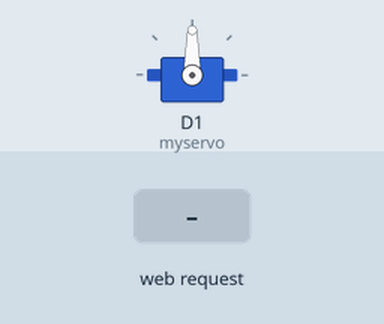
Recording of a sketch running on a simulated ESP8266 (Wemos D1 mini). Shown: servo. The inputs (shaded band) are chosen by the test bench. WiFi joins after 1.5 s; servers stay silent unless stated; what the sketch prints to the serial monitor is not drawn.

Above: at 2.7 s.
2.8 s: HTTP request GET /LANDSCAPE received
At 3.1 s:
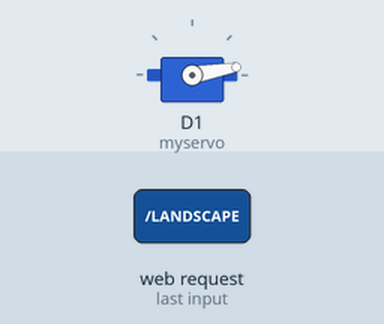
4.3 s: HTTP request GET /PORTRAIT received
At 5.4 s:
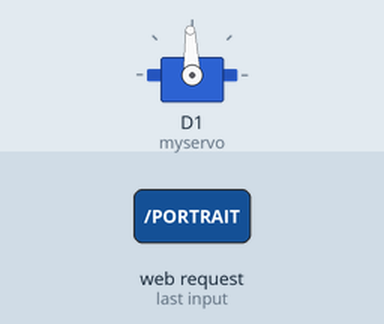
Timing chart, 0 to 7.3 s (numbered marks = the images above; inputs shaded):
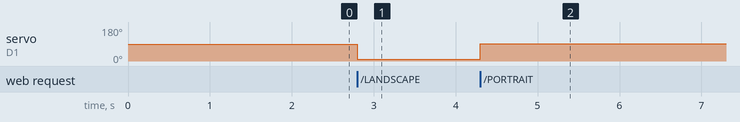

Measured:
- after the input at 2.8 s, servo on D1 (myservo): 90° → 10° at once
- after the input at 4.3 s, servo on D1 (myservo): 10° → 92° at once

The sketch:

Wemos_Cod_Web.ino
```cpp
#include <ESP8266WiFi.h>
#include <SoftwareSerial.h>
#include <Servo.h>


#define SerialCom_TX D3
#define SerialCom_RX D4
const char* ssid = "isbAP";
const char* password = "isb770rom";

WiFiServer server(80);

SoftwareSerial SerialCom ( SerialCom_TX, SerialCom_RX);

int value = LOW;
int Open=0;
int Close=1;
int pos=100;

Servo myservo;

void setup() {

  Serial.begin(9600);
  SerialCom.begin(9600);
  delay(10);

  // Connect to WiFi network
  Serial.println();
  Serial.println();
  Serial.print("Connecting to ");
  Serial.println(ssid);

  WiFi.begin(ssid, password);
  while (WiFi.status() != WL_CONNECTED) {
    delay(500);
    Serial.print(".");
  }
  Serial.println("");
  Serial.println("WiFi connected");

  // Start the server
  server.begin();
  Serial.println("Server started");

  // Print the IP address
  Serial.print("Use this URL to connect: ");
  Serial.print("http://");
  Serial.print(WiFi.localIP());
  Serial.println("/");


  myservo.attach(D1);


}

void loop() {
  // Check if a client has connected
  WiFiClient client = server.available();
  if (!client) {
    return;
  }

  // Wait until the client sends some data

  //Serial.println("new client");

  while (!client.available()) {
    delay(1);
  }

  // Read the first line of the request
  String request = client.readStringUntil('\r');
  //Serial.println(request);
  client.flush();

  // Match the request

  if (request.indexOf("/PORTRAIT") != -1)  {

    value = HIGH;
    Serial.println(Open);
    myservo.write(92);
    //digitalWrite(BUILTIN_LED, value);
  }
  if (request.indexOf("/LANDSCAPE") != -1)  {

    value = LOW;
    Serial.println(Close);
    myservo.write(10);
    //digitalWrite(BUILTIN_LED, value);
  }


  //return the response
  client.println("<!DOCTYPE html>\r\n<html lang=\"en\">\r\n  <head>\r\n    <meta charset=\"utf-8\">\r\n    <meta http-equiv=\"X-UA-Compatible\" content=\"IE=edge\">\r\n    <meta name=\"viewport\" content=\"width=device-width, initial-scale=1\">\r\n    <!-- The above 3 meta tags *must* come first in the head; any other head content must come *after* these tags -->\r\n    <title>Devices<\/title>\r\n    <!-- Bootstrap -->\r\n    <link href=\"https:\/\/maxcdn.bootstrapcdn.com\/bootstrap\/3.3.7\/css\/bootstrap.min.css\" rel=\"stylesheet\">\r\n    <style>\r\n\tbody {\r\n  padding-top: 50px;\r\n}\r\n.starter-template {\r\n  padding: 40px 15px;\r\n  text-align: center;\r\n}\r\nbody {\r\n  padding-top: 40px;\r\n  padding-bottom: 40px;\r\n  background-color: #eee;\r\n}\r\n\r\n.form-signin {\r\n  max-width: 330px;\r\n  padding: 15px;\r\n  margin: 0 auto;\r\n}\r\n.form-signin .form-signin-heading,\r\n.form-signin .checkbox {\r\n  margin-bottom: 10px;\r\n}\r\n.form-signin .checkbox {\r\n  font-weight: normal;\r\n}\r\n.form-signin .form-control {\r\n  position: relative;\r\n  height: auto;\r\n  -webkit-box-sizing: border-box;\r\n     -moz-box-sizing: border-box;\r\n          box-sizing: border-box;\r\n  padding: 10px;\r\n  font-size: 16px;\r\n}\r\n.form-signin .form-control:focus {\r\n  z-index: 2;\r\n}\r\n.form-signin input[type=\"email\"] {\r\n  margin-bottom: -1px;\r\n  border-bottom-right-radius: 0;\r\n  border-bottom-left-radius: 0;\r\n}\r\n.form-signin input[type=\"password\"] {\r\n  margin-bottom: 10px;\r\n  border-top-left-radius: 0;\r\n  border-top-right-radius: 0;\r\n}\r\n.error{\r\n  border-color: red;\r\n}\r\n\t<\/style>\r\n    <!-- HTML5 shim and Respond.js for IE8 support of HTML5 elements and media queries -->\r\n    <!-- WARNING: Respond.js doesn\'t work if you view the page via file:\/\/ -->\r\n    <!--[if lt IE 9]>\r\n    <script src=\"https:\/\/oss.maxcdn.com\/html5shiv\/3.7.3\/html5shiv.min.js\"><\/script>\r\n    <script src=\"https:\/\/oss.maxcdn.com\/respond\/1.4.2\/respond.min.js\"><\/script>\r\n    <![endif]-->\r\n  <\/head>\r\n  <body shm_addon_injected=\"1.0.12.1\">\r\n    <nav class=\"navbar navbar-inverse navbar-fixed-top\">\r\n      <div class=\"container\">\r\n        <div class=\"navbar-header\">\r\n          <button type=\"button\" class=\"navbar-toggle collapsed\" data-toggle=\"collapse\" data-target=\"#navbar\" aria-expanded=\"false\" aria-controls=\"navbar\">\r\n          <span class=\"sr-only\">Toggle navigation<\/span>\r\n          <span class=\"icon-bar\"><\/span>\r\n          <span class=\"icon-bar\"><\/span>\r\n          <span class=\"icon-bar\"><\/span>\r\n          <\/button>\r\n          <a class=\"navbar-brand\" href=\"#\">Devices<\/a>\r\n        <\/div>\r\n      <\/nav>\r\n      <div class=\"container\">\r\n        <div class=\"starter-template\">\r\n          <a href=\"\/PORTRAIT\" id=\"portrait\" type=\"button\" class=\"btn btn-success btn-sm  btn-block\">PORTRAIT<\/a>\r\n          <a href=\"\/LANDSCAPE\" id = \"landscape\" type=\"button\" class=\"btn btn-danger btn-sm btn-block\">LANDSCAPE<\/a>\r\n          \r\n        <\/div>\r\n        <\/div><!-- \/.container -->\r\n        <!-- Bootstrap core JavaScript\r\n        ================================================== -->\r\n        <!-- Placed at the end of the document so the pages load faster -->\r\n        <!-- jQuery (necessary for Bootstrap\'s JavaScript plugins) -->\r\n        \r\n      <\/html>");

  delay(1);
  //Serial.println("Client disonnected");
  //Serial.println("");
}
```
